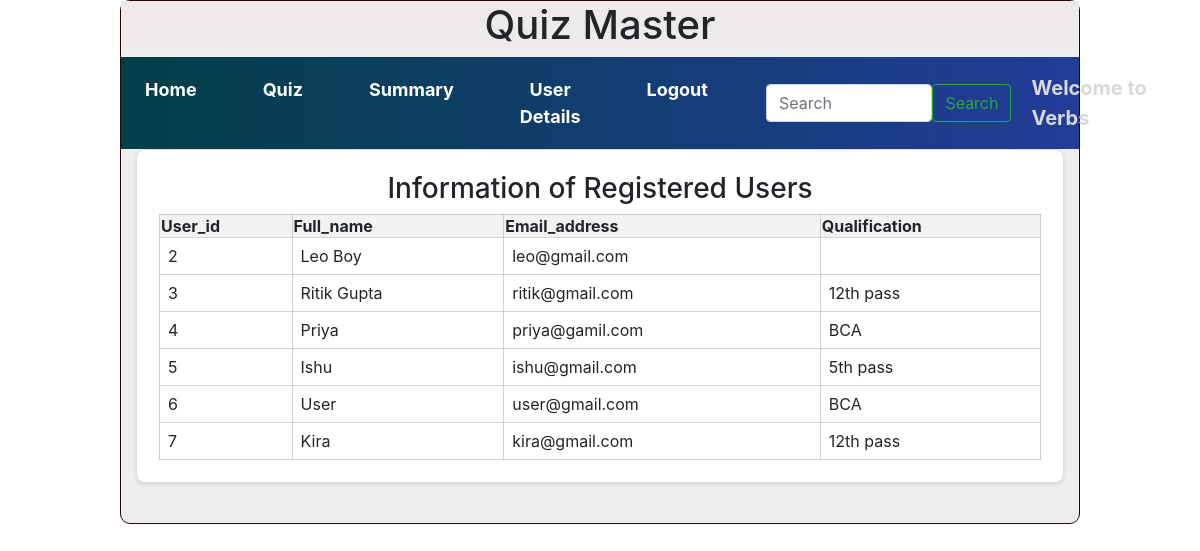
Screenshot of /user_details/Verbs with the database file from the repository.
### models/models.py (models this page shows)
class User(db.Model):
    id = db.Column(db.Integer, primary_key=True)
    email = db.Column(db.String(255), unique=True, nullable=False)
    password = db.Column(db.String(255), nullable=False)
    role = db.Column(db.Integer, default=1)
    full_name = db.Column(db.String(255), nullable=False)
    qualification = db.Column(db.String(255), nullable=True)
    scores = db.relationship("Score", cascade="all,delete", backref="user", lazy=True)

### controllers/controllers.py (the view)
@app.route('/user_details/<name>')
def user_deatils(name):
    users = User.query.filter(User.id != 1).all()
    return render_template('user_details.html', users=users,name=name)

### templates/user_details.html
{%extends "admin_layout.html"%}
{%block content%}
<div class="container">
    {% if users %}
    <div class="row">
        <div class="col">
            <div class="card" style="width: auto;">
                <div class="card-body">
                    <h3 class="text-center">Information of Registered Users</h3>
                    <table class="my_table1">
                        <thead class="table-light">
                            <tr>
                                <th>User_id</th>
                                <th>Full_name</th>
                                <th>Email_address</th>
                                <th>Qualification</th>
                            </tr>
                        </thead>
                        <tbody>
                            {% for user in users %}
                            <tr>
                                <td>{{ user.id }}</td>
                                <td>{{ user.full_name }}</td>
                                <td>{{ user.email }}</td>
                                <td>{{ user.qualification }}</td>
                            </tr>
                            {% endfor %}
                        </tbody>
                    </table>
                </div>
            </div>
        </div>
    </div>
    {% else %}
        <h3 class="text-center mt-4">No registered users yet.</h3>
    {% endif %}
</div>
{%endblock%}

### static/styles/main.css (style rules this page uses)
.my_table1 { width: 100%; border-collapse: collapse; }
.my_table1 td { padding: 8px; text-align: left; border: 1px solid rgba(181, 181, 181, 0.598); }
.my_table1 th { background-color: #f2f2f2; border: 1px solid rgba(181, 181, 181, 0.598); }
.card { padding: 2px; border-radius: 9px !important; background-color: #fff; box-shadow: 0 2px 4px rgba(0, 0, 0, 0.1); margin-bottom: 40px; }

### rows the page displays
User: id "2", full_name "Leo Boy", email "leo@gmail.com"
User: id "3", full_name "Ritik Gupta", email "ritik@gmail.com", qualification "12th pass"
User: id "4", full_name "Priya", email "priya@gamil.com", qualification "BCA"
User: id "5", full_name "Ishu", email "ishu@gmail.com", qualification "5th pass"
User: id "6", full_name "User", email "user@gmail.com", qualification "BCA"
User: id "7", full_name "Kira", email "kira@gmail.com", qualification "12th pass"

### other values shown
{{ name }} "Verbs"
